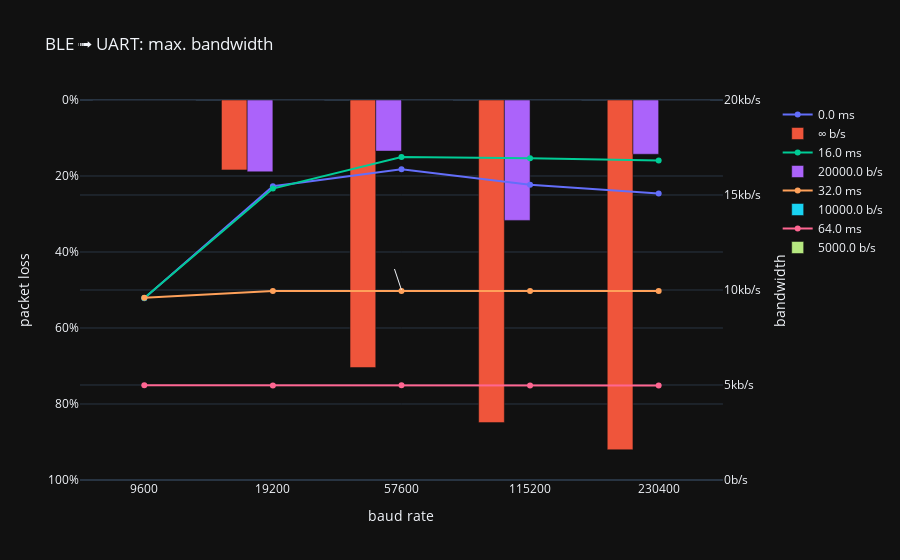

The cell this chart's notebook holds for it:
### Code cell
fig = make_subplots(specs=[[{"secondary_y": True}]])
for s in p.loss_percent:
    fig.add_scatter(x=p.index, y=p.rx_baud[s], name=f'{s//0.001} ms', secondary_y=True)
    fig.add_bar(x=p.index, y=p.loss_percent[s], name=f'{1/s*32*10 if s > 0 else "∞"} b/s')
fig.update_layout(title='BLE ➟ UART: max. bandwidth', template='plotly_dark', width=900)
fig.update_xaxes(type='category', title='baud rate')
fig.update_yaxes(ticksuffix='%', title='packet loss', range=[100,0], secondary_y=False)
fig.update_yaxes(ticksuffix='b/s', title='bandwidth', range=[0, 20e3], secondary_y=True)
fig.add_annotation()
fig.show()

### Figure 1 — Plotly figure (JSON) as saved in the notebook; plotly's stock layout.template omitted (floating-point values rounded to 4 significant figures)
{"data": [{"name": "0.0 ms", "type": "scatter", "x": [9600, 19200, 57600, 115200, 230400], "xaxis": "x", "y": [9562, 15466, 16356, 15538, 15084], "yaxis": "y2"}, {"name": "∞ b/s", "type": "bar", "x": [9600, 19200, 57600, 115200, 230400], "y": [0, 18.39, 70.41, 84.9, 92.03]}, {"name": "16.0 ms", "type": "scatter", "x": [9600, 19200, 57600, 115200, 230400], "xaxis": "x", "y": [9583, 15339, 17001, 16933, 16821], "yaxis": "y2"}, {"name": "20000.0 b/s", "type": "bar", "x": [9600, 19200, 57600, 115200, 230400], "y": [0, 18.9, 13.44, 31.68, 14.27]}, {"name": "32.0 ms", "type": "scatter", "x": [9600, 19200, 57600, 115200, 230400], "xaxis": "x", "y": [9586, 9951, 9947, 9946, 9948], "yaxis": "y2"}, {"name": "10000.0 b/s", "type": "bar", "x": [9600, 19200, 57600, 115200, 230400], "y": [0, 0, 0, 0, 0]}, {"name": "64.0 ms", "type": "scatter", "x": [9600, 19200, 57600, 115200, 230400], "xaxis": "x", "y": [4982, 4979, 4986, 4978, 4978], "yaxis": "y2"}, {"name": "5000.0 b/s", "type": "bar", "x": [9600, 19200, 57600, 115200, 230400], "y": [0, 0, 0, 0, 0]}], "layout": {"annotations": [{}], "title": {"text": "BLE ➟ UART: max. bandwidth"}, "width": 900, "xaxis": {"anchor": "y", "domain": [0, 0.94], "title": {"text": "baud rate"}, "type": "category"}, "yaxis": {"anchor": "x", "domain": [0, 1], "range": [100, 0], "ticksuffix": "%", "title": {"text": "packet loss"}}, "yaxis2": {"anchor": "x", "overlaying": "y", "range": [0, 20000], "side": "right", "ticksuffix": "b/s", "title": {"text": "bandwidth"}}}}
